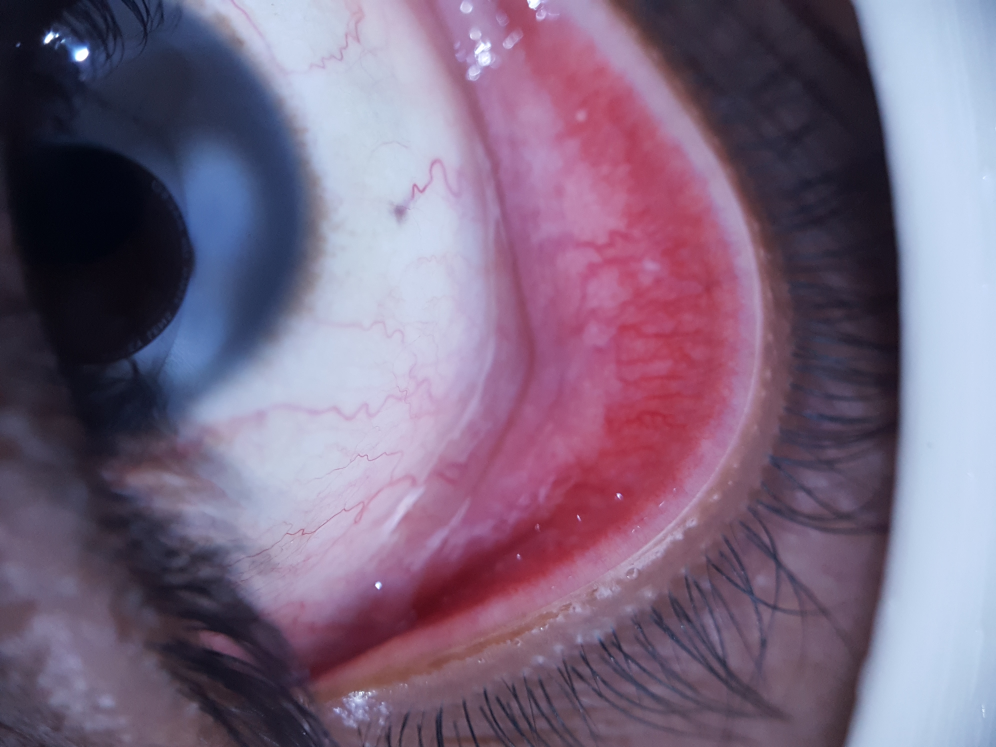
#> input picture archive/dataset anemia/India/1/20200118_164733.jpg, 3984 x 2988 px (shown at 1/4 size); its folder holds only this picture in this run
$ python -i quality_gate.py   (imports and definitions only)
#> lines starting #> are read from the running program, lines starting #| are printed output that depends on the picture
#> further down, picture is the input picture: PIL image 3984x2988 RGB; mean R, G, B 121.8, 103.1, 127.9
"""
quality_gate.py — Pre-inference image quality gate for AnemiaLens.

Rejects images that are too blurry, dark, or otherwise unsuitable for ML
inference *before* feature extraction, providing specific actionable feedback.

This is a fast, lightweight gate (<10ms) that runs before the expensive
feature extraction pipeline, saving compute and giving users immediate
feedback on why their image was rejected.

Quality Gate Levels
-------------------
- PASS: Image meets all quality thresholds; proceed to ML inference.
- WARN: Image has quality issues but is still usable; proceed with caution.
- REJECT: Image is too degraded for reliable inference; request retake.

Metrics Evaluated
-----------------
1. Blur: Laplacian variance of grayscale image.
2. Brightness: Mean luminance relative to expected range.
3. Contrast: Standard deviation of luminance.
4. Noise: Estimated noise level via bilateral filter residual.
5. Overexposure: Fraction of pixels at saturation (255).
6. Underexposure: Fraction of pixels near black (0).
7. Resolution: Minimum pixel dimensions.
8. Color validity: Check for monochrome or near-monochrome images.
"""
from __future__ import annotations

from dataclasses import dataclass, field
from typing import Literal

import numpy as np
from PIL import Image, ImageFilter, ImageStat

QualityGateDecision = Literal["pass", "warn", "reject"]


@dataclass(frozen=True)
class QualityGateIssue:
    """A single quality gate finding."""
    metric: str            # e.g. "blur", "brightness", "noise"
    severity: QualityGateDecision  # "reject" or "warn"
    value: float           # Measured value
    threshold: float       # Threshold that was crossed
    message: str           # User-facing explanation
    suggestion: str        # Actionable fix suggestion
    # Enhanced fields for detailed feedback
    improvement_steps: list[str] = field(default_factory=list)  # Step-by-step improvement guide
    severity_score: float = 0.0  # Normalized severity [0, 1] for prioritization
    estimated_impact: str = ""   # "critical", "high", "medium", "low"


@dataclass(frozen=True)
class QualityGateResult:
    """Result of the pre-inference quality gate."""
    decision: QualityGateDecision  # "pass", "warn", "reject"
    overall_score: float         # Composite quality score [0, 1]
    issues: list[QualityGateIssue] = field(default_factory=list)
    metrics: dict[str, float] = field(default_factory=dict)
    rejection_reason: str | None = None  # Set when decision == "reject"
    can_proceed: bool = True             # False only when decision == "reject"
    # Enhanced fields for detailed feedback
    detailed_feedback: str = ""          # Comprehensive feedback for the user
    improvement_plan: list[str] = field(default_factory=list)  # Prioritized steps
    estimated_quality_if_fixed: float = 0.0  # Predicted score if suggestions followed


# ─────────────────────────────────────────────────────────────────────────────
# Thresholds — tuned for conjunctival smartphone photography
# ─────────────────────────────────────────────────────────────────────────────

# Blur: Laplacian variance thresholds
_BLUR_REJECT_THRESHOLD = 15.0   # Below this = definitely too blurry
_BLUR_WARN_THRESHOLD = 45.0     # Below this = somewhat soft

# Brightness: Mean luminance [0, 255]
_BRIGHTNESS_REJECT_LOW = 15     # Near-black
_BRIGHTNESS_WARN_LOW = 30       # Very dim
_BRIGHTNESS_REJECT_HIGH = 245   # Near-white (overexposed)
_BRIGHTNESS_WARN_HIGH = 230     # Too bright

# Contrast: Std of luminance [0, 255]
_CONTRAST_REJECT_THRESHOLD = 5.0   # Flat image
_CONTRAST_WARN_THRESHOLD = 12.0    # Low contrast

# Noise: Estimated noise level (bilateral residual std)
_NOISE_REJECT_THRESHOLD = 35.0  # Very noisy
_NOISE_WARN_THRESHOLD = 20.0    # Noticeable noise

# Overexposure: Fraction of saturated pixels
_OVEREXPOSE_REJECT_FRACTION = 0.15   # >15% saturated
_OVEREXPOSE_WARN_FRACTION = 0.05     # >5% saturated

# Underexposure: Fraction of near-black pixels
_UNDEREXPOSE_REJECT_FRACTION = 0.20   # >20% near-black
_UNDEREXPOSE_WARN_FRACTION = 0.10     # >10% near-black

# Resolution
_MIN_WIDTH_REJECT = 64
_MIN_HEIGHT_REJECT = 32
_MIN_WIDTH_WARN = 100
_MIN_HEIGHT_WARN = 50

# Color validity: Saturation threshold
_MONOCHROME_REJECT_THRESHOLD = 0.02   # Nearly grayscale
_MONOCHROME_WARN_THRESHOLD = 0.05     # Very low saturation


class ImageQualityGate:
    """
    Fast pre-inference quality gate that rejects unusable images.

    Usage
    -----
    gate = ImageQualityGate()
    result = gate.evaluate(pil_image)
    if not result.can_proceed:
        return error_response(result.rejection_reason)
    """

    def evaluate(self, image: Image.Image) -> QualityGateResult:
        """
        Evaluate an image against all quality gates.

        Parameters
        ----------
        image : PIL.Image — RGB input

        Returns
        -------
        QualityGateResult with decision, issues, and metrics
        """
        issues: list[QualityGateIssue] = []
        metrics: dict[str, float] = {}

        # Convert to working representations
        gray = image.convert("L")
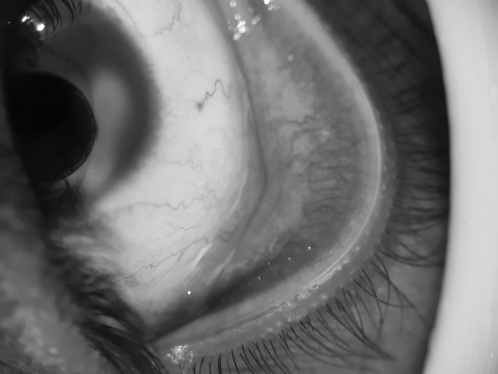
#> gray: PIL image 3984x2988 L (shown at 1/8 size); min 1, max 255, mean 111.5
        gray_arr = np.asarray(gray, dtype=np.float64)
        width, height = image.size

        # ── 1. Blur detection ───────────────────────────────────────────────
        blur_score = self._measure_blur(gray)
#> in _measure_blur, `edge_img = gray.filter(kernel)`:
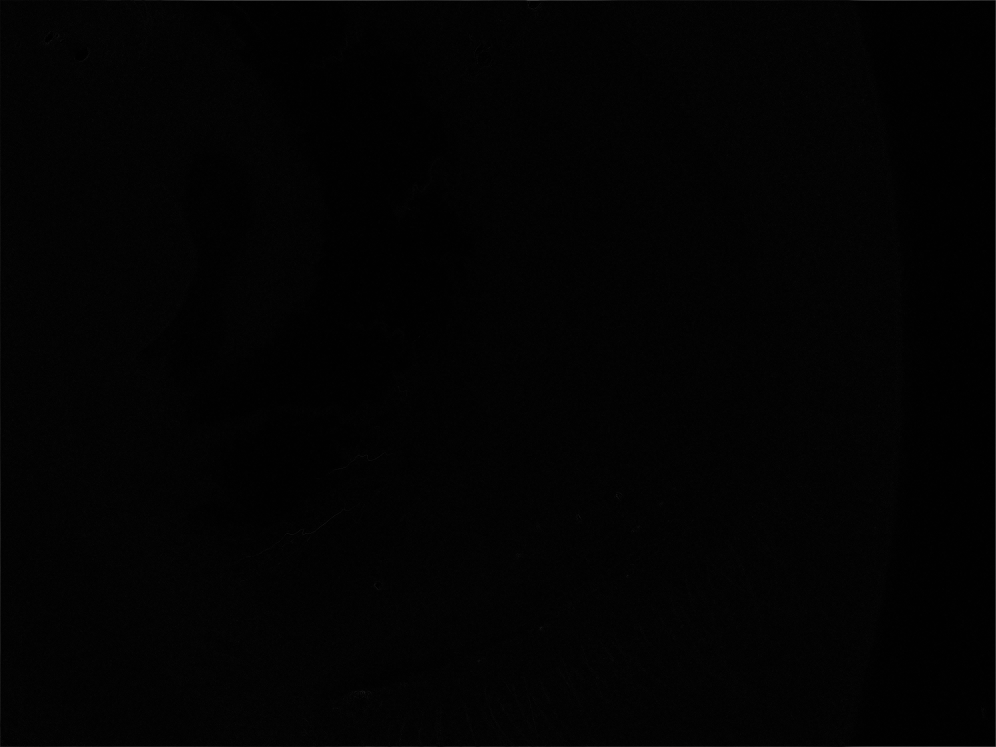
#> edge_img: PIL image 3984x2988 L (shown at 1/4 size); min 0, max 255, mean 2.8
#> blur_score = 37.13
        metrics["blur_score"] = blur_score
        if blur_score < _BLUR_REJECT_THRESHOLD:
            severity_score = max(0.0, 1.0 - blur_score / _BLUR_REJECT_THRESHOLD)
            issues.append(QualityGateIssue(
                metric="blur",
                severity="reject",
                value=blur_score,
                threshold=_BLUR_REJECT_THRESHOLD,
                message="The image is too blurry for reliable analysis.",
                suggestion="Hold the camera steady, tap to focus on the eye, and retake.",
                improvement_steps=[
                    "Rest your elbows on a stable surface.",
                    "Tap the screen where the eye appears to set focus.",
                    "Wait for the camera to lock focus before capturing.",
                    "Use burst mode and select the sharpest image.",
                ],
                severity_score=round(severity_score, 3),
                estimated_impact="critical",
            ))
        elif blur_score < _BLUR_WARN_THRESHOLD:
            severity_score = max(0.0, 1.0 - blur_score / _BLUR_WARN_THRESHOLD) * 0.5
#> severity_score = 0.0874
#> (the rest of the program and of its run is left out)
